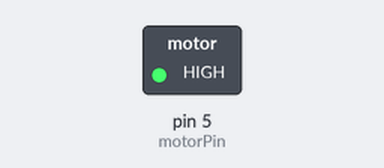
A sketch run on a simulated Arduino Uno, built with avr-gcc and run on an emulated ATmega328P. Shown: switched loads named in the sketch (green lamp = pin HIGH).

Above: at 2.5 s.
At 6.5 s:
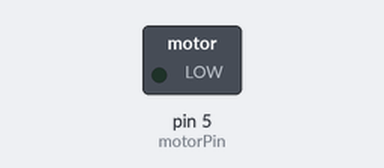
Timing chart, 0 to 10.4 s (numbered marks = the images above):
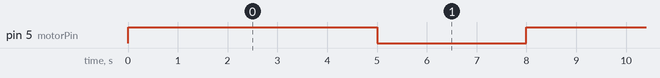

Measured:
- by itself, pin 5 (motorPin): alternates HIGH for 5.0 s and LOW for 3.0 s

The sketch:

mec550-03.ino
```cpp
int motorPin = 5;

void setup() {
  pinMode(motorPin, OUTPUT);
}

void loop() {
  motorOnThenOff();
}

void motorOnThenOff() {
  int onTime = 5000;
  int offTime = 3000;
  digitalWrite(motorPin, HIGH);
  delay(onTime);
  digitalWrite(motorPin, LOW);
  delay(offTime);
}
```
